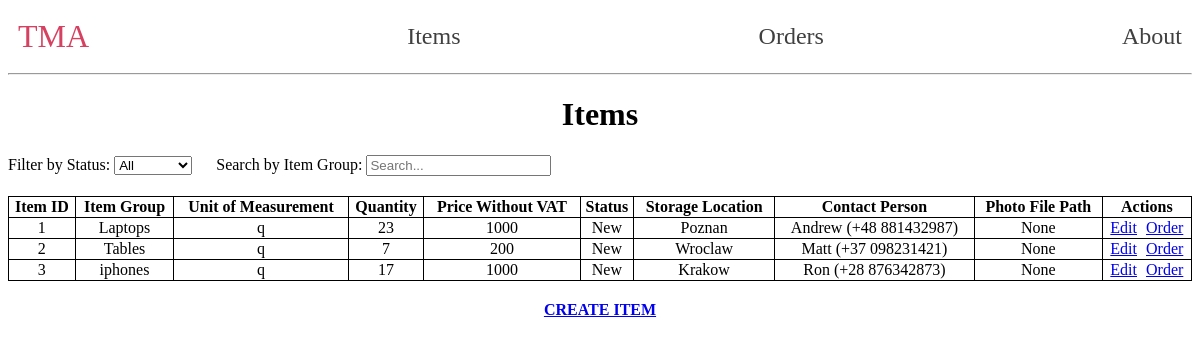
Page /items/ on the earlier database version.
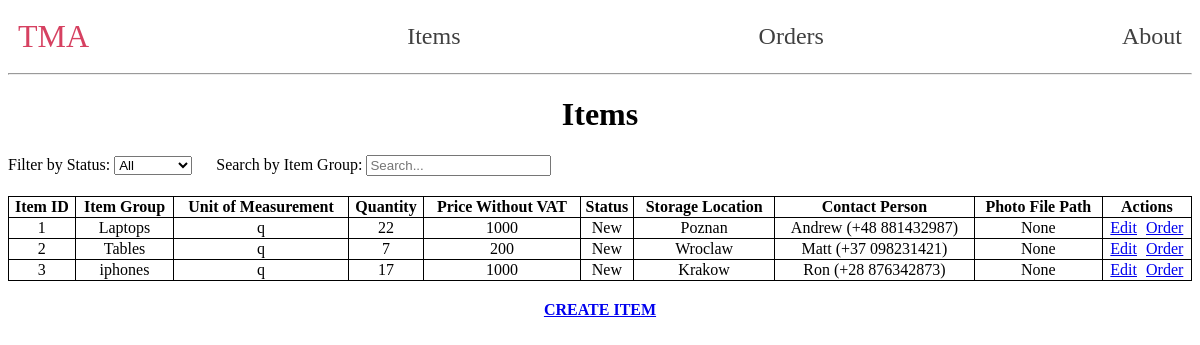
Same page on the later database version.
### tables this page shows
CREATE TABLE Items (
    ItemID INTEGER PRIMARY KEY,
    ItemGroup VARCHAR(255) NOT NULL,
    UnitOfMeasurement VARCHAR(255) NOT NULL,
    Quantity INTEGER NOT NULL,
    PriceWithoutVAT DECIMAL(10, 2) NOT NULL,
    Status VARCHAR(255) NOT NULL,
    StorageLocation VARCHAR(255),
    ContactPerson TEXT,
    PhotoFilePath VARCHAR(255)
);

### app/routes/items.py (the view)
@items_bp.route('/items/')
def list_items():
    conn = get_db_connection()
    goods = conn.execute('SELECT * FROM Items').fetchall()
    conn.close()
    return render_template('list_items.html', goods=goods)

### app/utils.py (called while the page is built)
def get_db_connection():
    current_dir = os.path.dirname(os.path.abspath(__file__))
    parent_dir = os.path.dirname(current_dir)
    db_path = os.path.join(parent_dir, 'db', 'database.db')
    conn = sqlite3.connect(db_path)
    conn.row_factory = sqlite3.Row
    return conn

### app/templates/list_items.html (shortened to what this page needs)
{% extends 'base.html' %}
{% block content %}
    <h1 style="text-align: center;">Items</h1>
    <div style="margin-bottom: 20px;">
        <label for="filter-select">Filter by Status:</label>
        <select id="filter-select">
            <option value="">All</option>
        </select>
        <label for="search-input" style="margin-left: 20px;">Search by Item Group:</label>
        <input type="text" id="search-input" onkeyup="searchFunction()" placeholder="Search..." style="margin-right: 20px;">
    </div>
    <table id="items-table" style="border-collapse: collapse; width: 100%;">
        <thead>
            <tr style="text-align: center;">
                <th onclick="sortTable(0)" style="border: 1px solid black;">Item ID</th>
                <th onclick="sortTable(1)" style="border: 1px solid black;">Item Group</th>
                <th onclick="sortTable(2)" style="border: 1px solid black;">Unit of Measurement</th>
                <th onclick="sortTable(3)" style="border: 1px solid black;">Quantity</th>
                <th onclick="sortTable(4)" style="border: 1px solid black;">Price Without VAT</th>
                <th onclick="sortTable(5)" style="border: 1px solid black;">Status</th>
                <th onclick="sortTable(6)" style="border: 1px solid black;">Storage Location</th>
                <th onclick="sortTable(7)" style="border: 1px solid black;">Contact Person</th>
                <th onclick="sortTable(8)" style="border: 1px solid black;">Photo File Path</th>
                <th style="border: 1px solid black;">Actions</th>
            </tr>
        </thead>
        <tbody>
            {% for item in goods %}
                <tr style="text-align: center;">
                    <td style="border: 1px solid black;">{{ item['ItemID'] }}</td>
                    <td style="border: 1px solid black;">{{ item['ItemGroup'] }}</td>
                    <td style="border: 1px solid black;">{{ item['UnitOfMeasurement'] }}</td>
                    <td style="border: 1px solid black;">{{ item['Quantity'] }}</td>
                    <td style="border: 1px solid black;">{{ item['PriceWithoutVAT'] }}</td>
                    <td style="border: 1px solid black;">{{ item['Status'] }}</td>
                    <td style="border: 1px solid black;">{{ item['StorageLocation'] }}</td>
                    <td style="border: 1px solid black;">{{ item['ContactPerson'] }}</td>
                    <td style="border: 1px solid black;">{{ item['PhotoFilePath'] }}</td>
                    <td style="border: 1px solid black;">
                        <a href="{{ url_for('routes.items.edit_item', id=item['ItemID']) }}">Edit</a>
                        <a href="{{ url_for('routes.requests.order_item', item_id=item['ItemID']) }}" style="margin-left: 5px;">Order</a>
                    </td>
                </tr>
            {% endfor %}
        </tbody>
    </table>
    <a href="{{ url_for('routes.items.create_item') }}" style="display: block; text-align: center; margin-top: 20px; font-weight: bold; text-transform: uppercase;">CREATE ITEM</a>
{% endblock %}

Differences in the rows shown:
changed Items "Laptops": Quantity "23" → "22"
